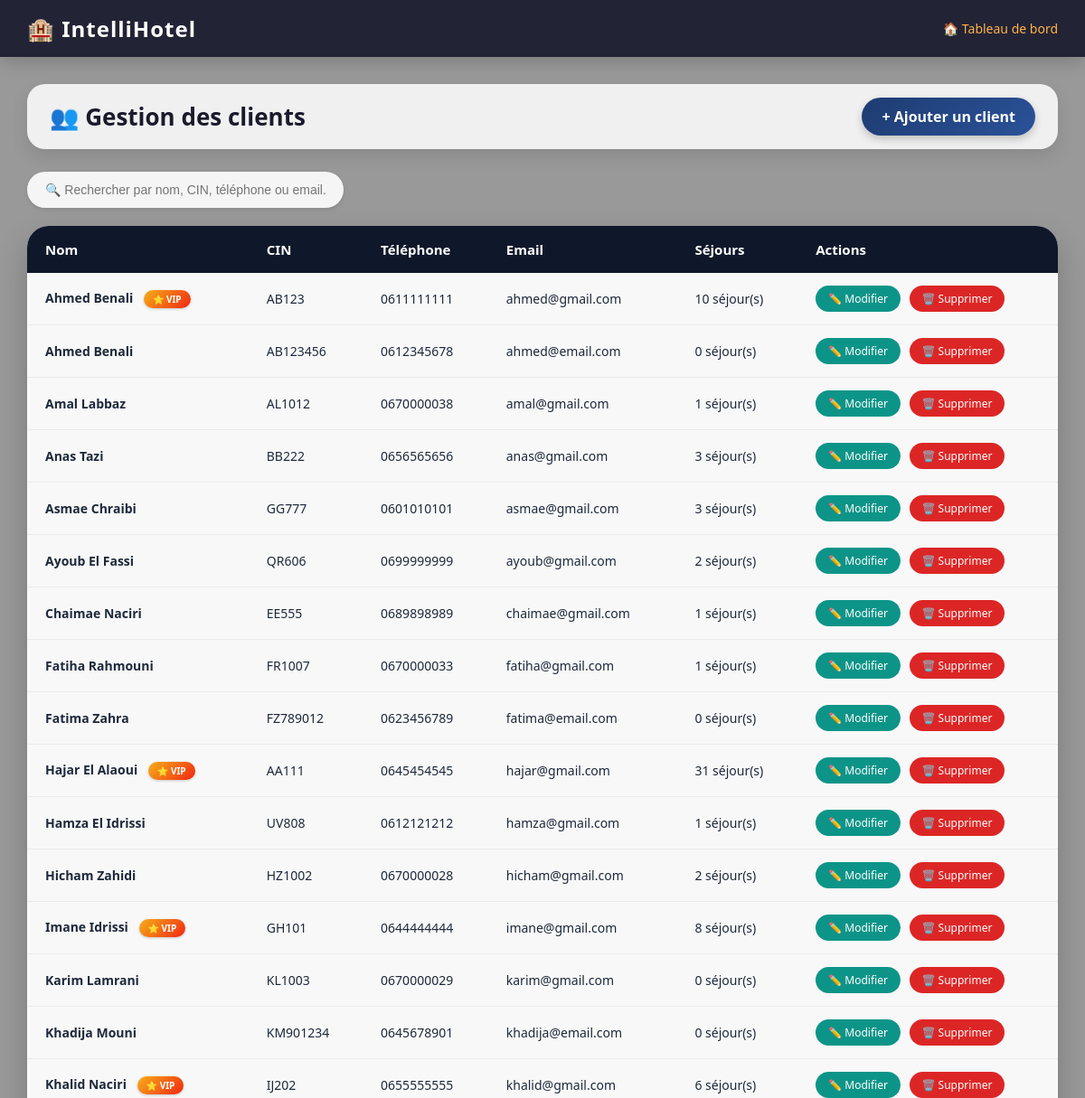
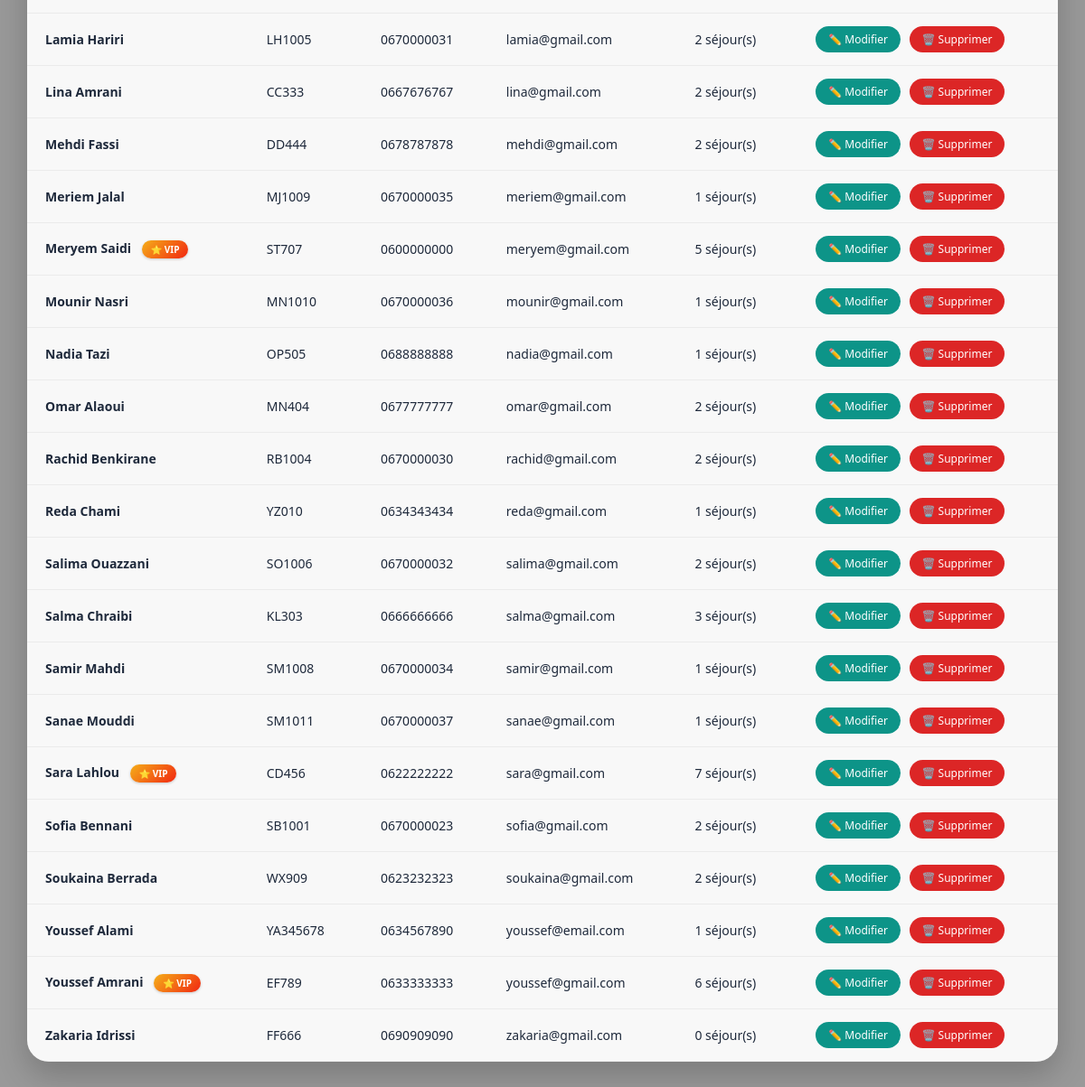
Screenshot of /modules/clients/index.php (signed in) with the database file from the repository (2 pictures, top to bottom).
### tables this page shows
CREATE TABLE `clients` (
  `id` int(11) NOT NULL,
  `nom` varchar(100) DEFAULT NULL,
  `cin` varchar(20) DEFAULT NULL,
  `telephone` varchar(20) DEFAULT NULL,
  `email` varchar(100) DEFAULT NULL
);

### modules/clients/index.php (the view, shortened to what this page needs)
<?php
require_once '../../config/database.php';
$clients = $conn->query("SELECT * FROM clients ORDER BY nom");
?>
<!DOCTYPE html>
<html lang="fr">
<head>
</head>
<body>
<div class="navbar">
    <h1>🏨 IntelliHotel</h1>
    <a href="../../index.php">🏠 Tableau de bord</a>
</div>
<div class="container">
    <div class="page-header">
        <h2>👥 Gestion des clients</h2>
        <a href="ajouter.php" class="btn-primary">+ Ajouter un client</a>
    </div>
    <div class="search-bar">
        <input type="text" id="recherche"
               placeholder="🔍 Rechercher par nom, CIN, téléphone ou email...">
    </div>
    <table id="tableClients">
        <thead>
            <tr>
                <th>Nom</th>
                <th>CIN</th>
                <th>Téléphone</th>
                <th>Email</th>
                <th>Séjours</th>
                <th>Actions</th>
            </tr>
        </thead>
        <tbody>
        <?php if($clients->num_rows === 0): ?>
            <tr>
                <td colspan="6" style="text-align:center; color:#555; padding:40px; font-size:16px;">
                    🏝️ Aucun client enregistré — Ajoutez-en un !
                </td>
            </tr>
        <?php else: ?>
            <?php while($cl = $clients->fetch_assoc()):
                $sejours = $conn->query("SELECT COUNT(*) as n FROM reservations
                                        WHERE client_id={$cl['id']}")->fetch_assoc()['n'];
            ?>
            <tr>
                <td>
                    <strong><?= htmlspecialchars($cl['nom']) ?></strong>
                    <?php if($sejours >= 5): ?>
                        <span class="vip">⭐ VIP</span>
                    <?php endif; ?>
                </td>
                <td><?= htmlspecialchars($cl['cin']) ?></td>
                <td><?= htmlspecialchars($cl['telephone']) ?></td>
                <td><?= htmlspecialchars($cl['email']) ?></td>
                <td><?= $sejours ?> séjour(s)</td>
                <td>
                    <a href="modifier.php?id=<?= $cl['id'] ?>" class="btn-edit">✏️ Modifier</a>
                    <a href="index.php?supprimer=<?= $cl['id'] ?>"
                       class="btn-delete"
                       onclick="return confirm('Supprimer ce client ?')">🗑️ Supprimer</a>
                </td>
            </tr>
            <?php endwhile; ?>
        <?php endif; ?>
        </tbody>
    </table>
</div>
</body>
</html>

### modules/clients/index.php (style rules this page uses)
* { margin:0; padding:0; box-sizing:border-box; }
body { font-family: 'Segoe UI', Arial, sans-serif; background: url('https://images.pexels.com/photos/258154/pexels-photo-258154.jpeg?auto=compress&cs=tinysrgb&w=1920&h=1080&dpr=2') no-repeat center center fixed; background-size: cover; position: relative; }
body::before { content: ""; position: fixed; top: 0; left: 0; width: 100%; height: 100%; background: rgba(0, 0, 0, 0.4); z-index: -1; }
.navbar { background: rgba(26, 26, 46, 0.92); backdrop-filter: blur(8px); color: white; padding: 15px 30px; display: flex; justify-content: space-between; align-items: center; box-shadow: 0 4px 20px rgba(0,0,0,0.2); }
.navbar h1 { font-size: 24px; letter-spacing: 1px; }
.navbar a { color: #ffb347; text-decoration: none; font-size: 14px; transition: 0.2s; }
.container { padding: 30px; max-width: 1300px; margin: 0 auto; }
.page-header { display: flex; justify-content: space-between; align-items: center; margin-bottom: 25px; background: rgba(255,255,255,0.85); backdrop-filter: blur(4px); padding: 15px 25px; border-radius: 20px; box-shadow: 0 8px 20px rgba(0,0,0,0.1); }
.page-header h2 { color: #1a1a2e; font-size: 26px; font-weight: 600; text-shadow: 1px 1px 0 rgba(255,255,255,0.5); }
.btn-primary { background: linear-gradient(135deg, #1e3c72 0%, #2a5298 100%); color: white; padding: 10px 22px; border-radius: 40px; text-decoration: none; font-weight: bold; transition: 0.3s; box-shadow: 0 4px 10px rgba(0,0,0,0.2); }
.search-bar { margin-bottom: 20px; }
.search-bar input { padding: 12px 20px; width: 350px; border: none; border-radius: 40px; font-size: 14px; background: rgba(255,255,255,0.9); backdrop-filter: blur(4px); box-shadow: 0 2px 5px rgba(0,0,0,0.1); transition: 0.2s; }
table { width: 100%; background: rgba(255, 255, 255, 0.93); backdrop-filter: blur(2px); border-radius: 24px; overflow: hidden; box-shadow: 0 15px 35px rgba(0,0,0,0.2); border-collapse: collapse; }
th { background: #0f172a; color: white; padding: 16px 20px; text-align: left; font-size: 15px; font-weight: 600; }
td { padding: 14px 20px; font-size: 14px; border-bottom: 1px solid rgba(0,0,0,0.05); color: #1e293b; }
.btn-edit { background: #0d9488; color: white; padding: 6px 14px; border-radius: 30px; text-decoration: none; font-size: 12px; font-weight: 500; display: inline-block; transition: 0.2s; margin-right: 6px; }
.btn-delete { background: #dc2626; color: white; padding: 6px 14px; border-radius: 30px; text-decoration: none; font-size: 12px; font-weight: 500; transition: 0.2s; display: inline-block; }
.vip { background: linear-gradient(135deg, #f5af19, #f12711); color: white; padding: 3px 10px; border-radius: 30px; font-size: 10px; font-weight: bold; margin-left: 8px; display: inline-block; box-shadow: 0 1px 3px rgba(0,0,0,0.2); }

### rows the page displays
clients: nom "Ahmed Benali", shows "⭐ VIP", cin "AB123", telephone "0611111111", email "ahmed@gmail.com", sejours "10"
clients: nom "Ahmed Benali", cin "AB123456", telephone "0612345678", email "ahmed@email.com", sejours "0"
clients: nom "Amal Labbaz", cin "AL1012", telephone "0670000038", email "amal@gmail.com", sejours "1"
clients: nom "Anas Tazi", cin "BB222", telephone "0656565656", email "anas@gmail.com", sejours "3"
clients: nom "Asmae Chraibi", cin "GG777", telephone "0601010101", email "asmae@gmail.com", sejours "3"
clients: nom "Ayoub El Fassi", cin "QR606", telephone "0699999999", email "ayoub@gmail.com", sejours "2"
clients: nom "Chaimae Naciri", cin "EE555", telephone "0689898989", email "chaimae@gmail.com", sejours "1"
clients: nom "Fatiha Rahmouni", cin "FR1007", telephone "0670000033", email "fatiha@gmail.com", sejours "1"
clients: nom "Fatima Zahra", cin "FZ789012", telephone "0623456789", email "fatima@email.com", sejours "0"
clients: nom "Hajar El Alaoui", shows "⭐ VIP", cin "AA111", telephone "0645454545", email "hajar@gmail.com", sejours "31"
clients: nom "Hamza El Idrissi", cin "UV808", telephone "0612121212", email "hamza@gmail.com", sejours "1"
clients: nom "Hicham Zahidi", cin "HZ1002", telephone "0670000028", email "hicham@gmail.com", sejours "2"
clients: nom "Imane Idrissi", shows "⭐ VIP", cin "GH101", telephone "0644444444", email "imane@gmail.com", sejours "8"
clients: nom "Karim Lamrani", cin "KL1003", telephone "0670000029", email "karim@gmail.com", sejours "0"
clients: nom "Khadija Mouni", cin "KM901234", telephone "0645678901", email "khadija@email.com", sejours "0"
clients: nom "Khalid Naciri", shows "⭐ VIP", cin "IJ202", telephone "0655555555", email "khalid@gmail.com", sejours "6"
clients: nom "Lamia Hariri", cin "LH1005", telephone "0670000031", email "lamia@gmail.com", sejours "2"
clients: nom "Lina Amrani", cin "CC333", telephone "0667676767", email "lina@gmail.com", sejours "2"
clients: nom "Mehdi Fassi", cin "DD444", telephone "0678787878", email "mehdi@gmail.com", sejours "2"
clients: nom "Meriem Jalal", cin "MJ1009", telephone "0670000035", email "meriem@gmail.com", sejours "1"
clients: nom "Meryem Saidi", shows "⭐ VIP", cin "ST707", telephone "0600000000", email "meryem@gmail.com", sejours "5"
clients: nom "Mounir Nasri", cin "MN1010", telephone "0670000036", email "mounir@gmail.com", sejours "1"
clients: nom "Nadia Tazi", cin "OP505", telephone "0688888888", email "nadia@gmail.com", sejours "1"
clients: nom "Omar Alaoui", cin "MN404", telephone "0677777777", email "omar@gmail.com", sejours "2"
clients: nom "Rachid Benkirane", cin "RB1004", telephone "0670000030", email "rachid@gmail.com", sejours "2"
clients: nom "Reda Chami", cin "YZ010", telephone "0634343434", email "reda@gmail.com", sejours "1"
clients: nom "Salima Ouazzani", cin "SO1006", telephone "0670000032", email "salima@gmail.com", sejours "2"
clients: nom "Salma Chraibi", cin "KL303", telephone "0666666666", email "salma@gmail.com", sejours "3"
clients: nom "Samir Mahdi", cin "SM1008", telephone "0670000034", email "samir@gmail.com", sejours "1"
clients: nom "Sanae Mouddi", cin "SM1011", telephone "0670000037", email "sanae@gmail.com", sejours "1"
clients: nom "Sara Lahlou", shows "⭐ VIP", cin "CD456", telephone "0622222222", email "sara@gmail.com", sejours "7"
clients: nom "Sofia Bennani", cin "SB1001", telephone "0670000023", email "sofia@gmail.com", sejours "2"
clients: nom "Soukaina Berrada", cin "WX909", telephone "0623232323", email "soukaina@gmail.com", sejours "2"
clients: nom "Youssef Alami", cin "YA345678", telephone "0634567890", email "youssef@email.com", sejours "1"
clients: nom "Youssef Amrani", shows "⭐ VIP", cin "EF789", telephone "0633333333", email "youssef@gmail.com", sejours "6"
clients: nom "Zakaria Idrissi", cin "FF666", telephone "0690909090", email "zakaria@gmail.com", sejours "0"
